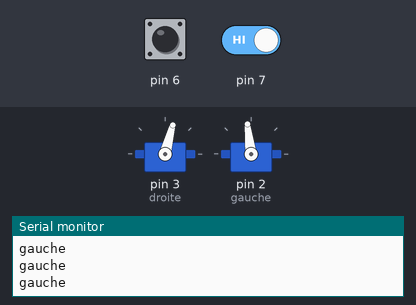
This sketch was run on a simulated Arduino Uno, built with avr-gcc and run on an emulated ATmega328P. On the bench: 2 × servo, the last lines printed to the serial monitor. Inputs (shaded band) come from the test bench; at power-on: pin 6 LOW, pin 7 HIGH.

Above: at 1.2 s.
1.3 s: pin 6 driven HIGH
At 2.4 s:
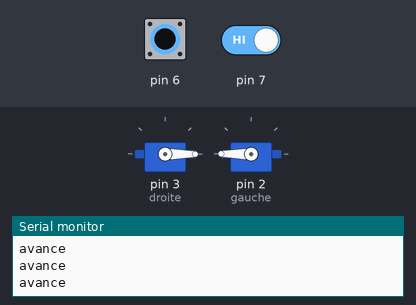
2.8 s: pin 7 driven LOW
At 3.4 s:
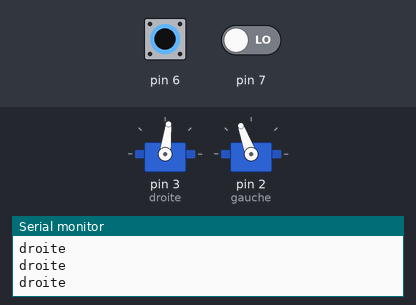
4.3 s: pin 6 driven LOW
At 6.5 s:
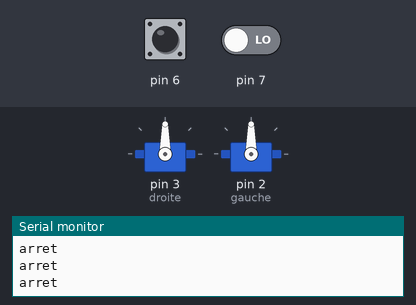
6.8 s: pin 7 driven HIGH
At 7.7 s:
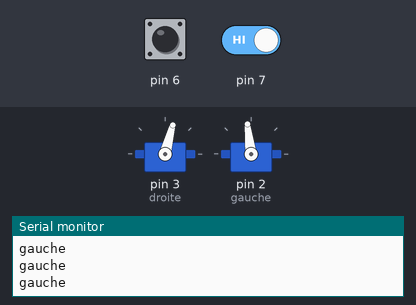
8.3 s: pin 6 driven HIGH and pin 7 driven LOW
At 8.7 s:
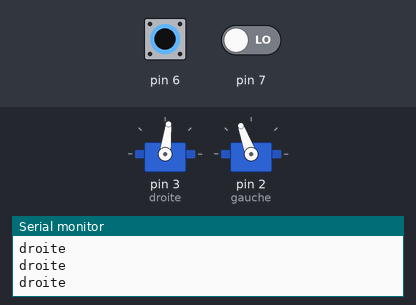
11.3 s: pin 6 pulsed LOW 5 times (0.12 s each, 0.3 s apart)
At 11.51 s:
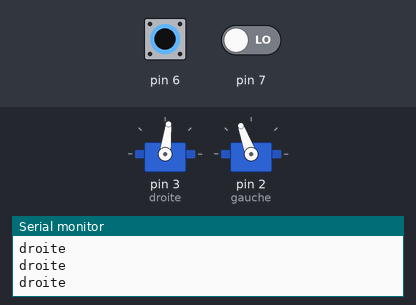
Timing chart, 0 to 14.3 s (numbered marks = the images above; inputs shaded):
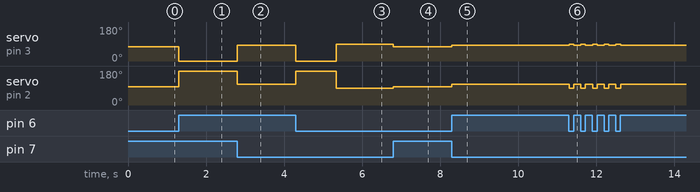

Measured:
- after the input at 1.3 s, servo on pin 3 (droite): 75° → 0° at once; servo on pin 2 (gauche): 97° → 180° at once
- after the input at 2.8 s, servo on pin 3 (droite): 0° → 83° at once; servo on pin 2 (gauche): 180° → 110° at once
- after the input at 4.3 s, servo on pin 3 (droite): 83° → 0° at once, → 90° 1.0 s later; servo on pin 2 (gauche): 110° → 180° at once, → 90° 1.0 s later
- after the input at 6.8 s, servo on pin 3 (droite): 90° → 75° at once; servo on pin 2 (gauche): 90° → 97° at once
- after the input at 8.3 s, servo on pin 3 (droite): 75° → 83° at once; servo on pin 2 (gauche): 97° → 110° at once
- after the input at 11.3 s, servo on pin 3 (droite): alternates 90° for 0.12 s and 83° for 0.18 s, 10 changes in all, then stays 83°, starting at once; servo on pin 2 (gauche): alternates 110° for 0.18 s and 90° for 0.12 s, 10 changes in all, then stays 110°, starting at once

The sketch:

Suiveur_OK.ino
```cpp
#include <Servo.h>

Servo droite;
Servo gauche;
int traits = 0;
// Décrire cette fonction
void tdroite() {
  droite.write(83);
  gauche.write(110);
}

// Décrire cette fonction
void tgauche() {
  droite.write(75);
  gauche.write(97);
}

// Décrire cette fonction
void arret() {
  droite.write(90);
  gauche.write(90);
}

// Décrire cette fonction
void avancer() {
  droite.write(0);
  gauche.write(180);
}

//Décrire cette fonction
void trait() {
  droite.write(0);
  gauche.write(180);
}


void setup() {
  droite.attach(3);
  gauche.attach(2);
  pinMode(6, INPUT);
  pinMode(7, INPUT);
  Serial.begin(9600);

}

void loop() {
    if (digitalRead(6) && !digitalRead(7)) {
      tdroite();
      Serial.println("droite");
    }
    if (!digitalRead(6) && digitalRead(7)) {
      tgauche();
      Serial.println("gauche");
    }
    if (!digitalRead(6) && !digitalRead(7)) {
      if (traits == 8){
        arret();
      }
      else {
        trait();
        delay(130);
        traits++;
      }
      Serial.println("arret");
    }
    if (digitalRead(6) && digitalRead(7)) {
      avancer();
      Serial.println("avance");
    }

}
```
